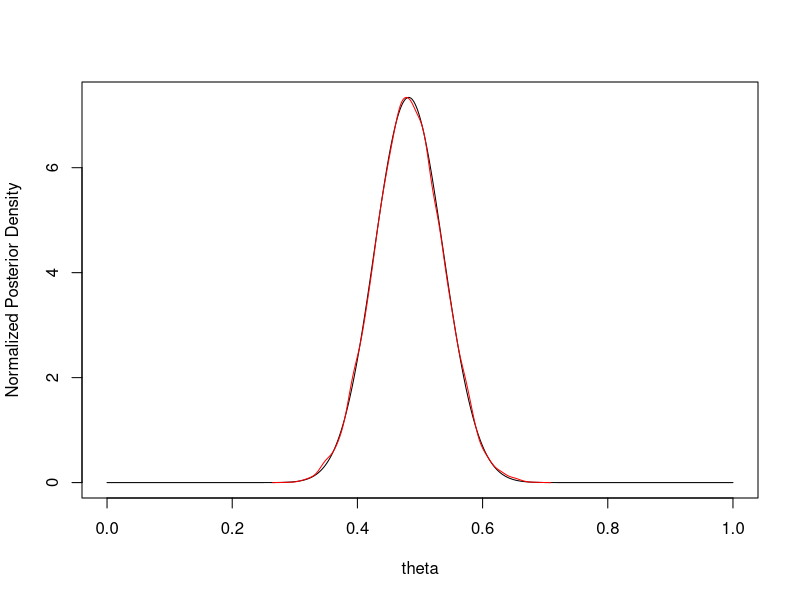

Reproduce this figure in R. (Note: this script raises an error after producing the figure.)
####1(d)####
#Function for log posterior distribution of θ as the sum
#of the log likelihood and the log prior distribution of θ
logPostFn <- function(theta){
  x <- c(13, 8, 11, 7)
  n <- length(x)
  N <- 20
  logLikelihood <- sum(x) * log(theta) + 
    (n*N - sum(x)) * log(1-theta)
  logPrior <- log(theta) + 2*log(1-theta)
  return(exp(logLikelihood + logPrior))
}
thetas <- seq(0,1,0.001)

#Calculating the normalizing constant for given unknown distribution
normConst <- integrate(logPostFn, lower = min(thetas), 
                        upper = max(thetas))
normPostDistr <- logPostFn(thetas)/normConst$value
plot(thetas, normPostDistr, type = 'l', xlab = 'theta'
     ,ylab = 'Normalized Posterior Density')

#Confirming that the area is 1
f <- approxfun(thetas, normPostDistr)
tot_area <- integrate(f, min(thetas), max(thetas))
print(paste("CDF:", tot_area$value))


####1(e)####
logPostFn <- function(theta){
  x <- c(13, 8, 11, 7)
  n <- length(x)
  N <- 20
  logLikelihood <- sum(x) * log(theta) + 
    (n*N - sum(x)) * log(1-theta)
  logPrior <- log(theta) + 2*log(1-theta)
  return(logLikelihood + logPrior)
}
initVal <- 0.3
OptimRes <- optim(initVal,
                  logPostFn,
                  lower=0.2,upper = 0.9,
                  method=c("L-BFGS-B"),
                  control=list(fnscale=-1),#Maximize log posterior
                  hessian=TRUE)#Returns the hessian
postMode <- OptimRes$par
postSamples <- rnorm(n = 10000, mean = postMode,
                     sd = sqrt(solve(-OptimRes$hessian)))
lines(density(postSamples), col = 'red')


####2(b)####
#Plot the posterior distribution of θ 
#Draw from Gamma
shape <- sum(Wolves$y)+40
rate <- nrow(Wolves) + 2
thetas <- rgamma(10000, shape, rate)
hist(thetas)
#Compute the posterior probability that θ is smaller than 21
mean(thetas < 21)#0.1311


####2(c)####
#Do posterior inference in both models - to do posterior inference, we plot
#the postA vs postB
wolvesRegA <- Wolves[Wolves$x == 1,]
wolvesRegB <- Wolves[Wolves$x == 0,]

shape <- sum(wolvesRegA$y)+40
rate <- nrow(wolvesRegA) + 2
thetasRegA <- rgamma(10000, shape, rate)

shape <- sum(wolvesRegB$y)+40
rate <- nrow(wolvesRegB) + 2
thetasRegB <- rgamma(10000, shape, rate)

xlim <- c(min(thetasRegA), max(thetasRegB))
ylim <- c(0,1)
plot(density(thetasRegA))
plot(density(thetasRegA), xlim = xlim, ylim = ylim)
lines(density(thetasRegB), col = 'red')


# Calculate the probability that
# yB,j > yA,j on a randomly picked future week j.
#Draw posterior theta from region A and get y value for each theta 
predYRegA <- sapply(thetasRegA, function(x) rpois(1, x))
predYRegB <- sapply(thetasRegB, function(x) rpois(1, x))
mean(predYRegB > predYRegA)#0.6821


####2(d)####
mean(thetasRegB >= (thetasRegA*1.1))#0.9845


####3(a)####
#simulate 10000 draws from the joint posterior distribution
#of all regression coefficients and the error variance
mu_0 <- rep(0,14)
Omega_0 <- (1/(10^2))*diag(14)
v_0 <- 1
sigma2_0 <- 4^2#covariance
nIter <- 10000
postList <- BayesLinReg(y, X, mu_0, Omega_0, v_0, sigma2_0, nIter)
postVars <- postList$sigma2Sample
postBetas <- postList$betaSample
#Summarize the posterior of the regression coefficients by the point estimate 
#under the linear loss function - Median
apply(postBetas, 2, median)
#95% equal tail credible intervals for all parameters in β
apply(postBetas, 2, function(x) quantile(x, probs = c(0.025, 0.975)))
#2nd column

####3(b)####
#posterior mean and posterior median of the standard deviation σ
mean(sqrt(postVars))
median(sqrt(postVars))

####3(c)####
#Create the new X
newCrim <- seq(min(X[,2]), max(X[,2]), 0.1)
n <- length(newCrim)
newX <- matrix(nrow = n, ncol = ncol(X))
for (i in 1:ncol(X)) {
  newX[,i] <- rep(XNewHouse[i], n)
}
newX[,2] <- newCrim

expValueMat <- postBetas %*% t(newX)
expValue95CredInt <- apply(expValueMat, 2, 
                           function(x) quantile(x, probs = c(0.025, 0.975)))
plot(x = newCrim, y = expValue95CredInt[1,], type = 'l',
     ylim = c(min(expValue95CredInt[1,]), max(expValue95CredInt[2,])),
     xlab = "Crime Rate",
     ylab = "Expected value of mu")
lines(x = newCrim, y = expValue95CredInt[2,])

####3(d)####
expValueMat <- as.vector(postBetas %*% as.matrix(XNewHouse, ncol = 1))
newSellingPrice <- sapply(1:nIter, 
                          function(x) rnorm(1, 
                                            expValueMat[i], 
                                            sqrt(postVars[i])))
mean(newSellingPrice >= 20)#0.9581

####3(e)####
#Use the posterior(beta,var) and x to get 890 y for each 10k combination
expValueMat <- postBetas %*% t(X)
yMat <- matrix(0, nrow = nIter, ncol = length(y))
for (i in 1:length(y)) {
  yMat[,i] <- sapply(1:nIter, 
                            function(x) rnorm(1,
                                              expValueMat[x, i],
                                              sqrt(postVars[x])))
  
}
tRep <- apply(yMat, 1, max)
mean(tRep > tAct)#0.4693
